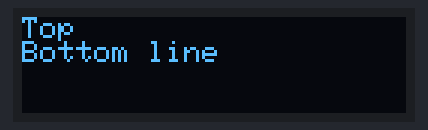
This sketch was run on a simulated Arduino Uno, built with avr-gcc and run on an emulated ATmega328P. On the bench: 128×32 one-colour display.

Above: at 0.1 s.

The sketch:

029_OLED_ASCII.ino
```cpp
//A full description of this module (and many others) can be downloaded at: https://eve_arduino

#include "SSD1306Ascii.h"
#include "SSD1306AsciiWire.h"

SSD1306AsciiWire oled;
SSD1306AsciiWire oled2;


void setup()
{
  Wire.begin();
  Wire.setClock(400000L);

  oled.begin(&Adafruit128x32, 0x3C);

  oled.setFont(Adafruit5x7);

  oled.displayRemap(false);
  oled.clear();
  oled.set1X();
  oled.println("Top");
  oled.setRow(7);
  oled.println("Bottom line");
}

void loop()
{
}
```
